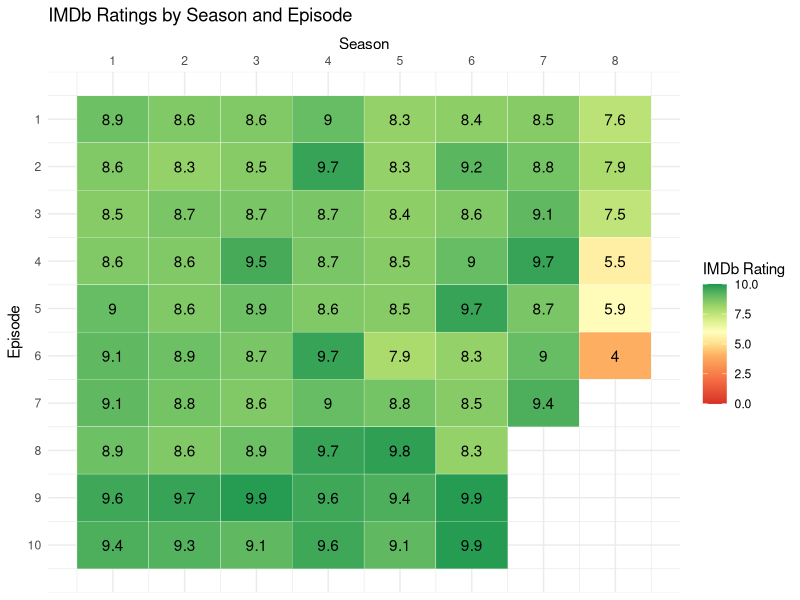
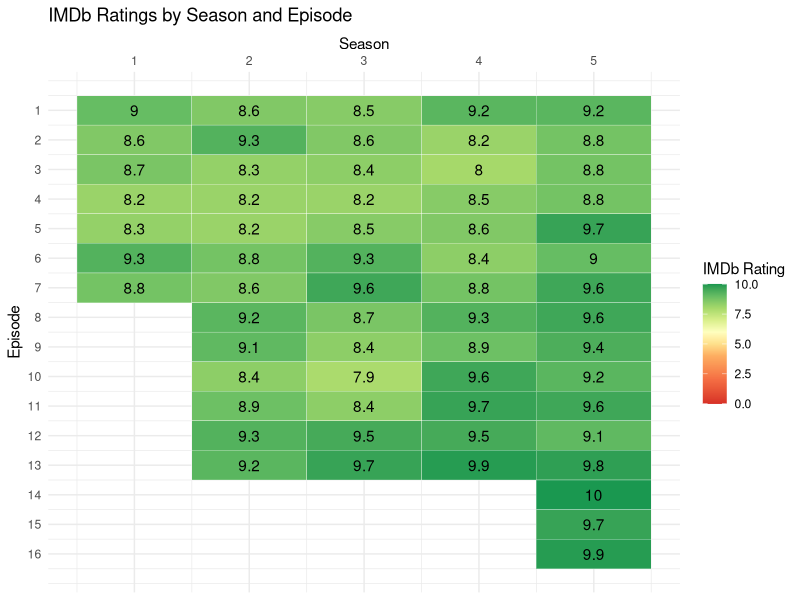

Write the R code that produced these figures, in order.
## ---- chunk 1
# Set default chunk output
knitr::opts_chunk$set(
  echo = FALSE, message = FALSE, warning = FALSE,
  results = "asis"
)
## ---- chunk 2
library(tidyverse)
library(RColorBrewer)

# Function to create a plot of IMDb ratings by season and episode
create_episode_plot <- function(episode_data) {
  episode_plot <- episode_data %>%
    ggplot(aes(x = season, y = episode, fill = imdb_rating)) +
    geom_tile(color = "white") +
    geom_text(aes(label = round(imdb_rating, 1)), color = "black") +
    scale_fill_gradientn(
      colors = brewer.pal(9, "RdYlGn"),
      values = scales::rescale(c(0, 4, 6, 8, 10)),
      limits = c(0, 10),
      name = "IMDb Rating"
    ) +
    scale_x_continuous(breaks = seq(min(episode_data$season), max(episode_data$season), 1), position = "top") +
    scale_y_reverse(breaks = seq(min(episode_data$episode), max(episode_data$episode), 1)) +
    labs(title = "IMDb Ratings by Season and Episode", x = "Season", y = "Episode") +
    theme_minimal()
  
  return(episode_plot)
}
## ---- chunk 3
game_of_thrones = read_csv("data/game_of_thrones_ep_ratings.csv")

game_of_thrones %>% create_episode_plot()
## ---- chunk 4
breaking_bad = read_csv("data/breaking_bad_ep_ratings.csv")

breaking_bad %>% create_episode_plot()
